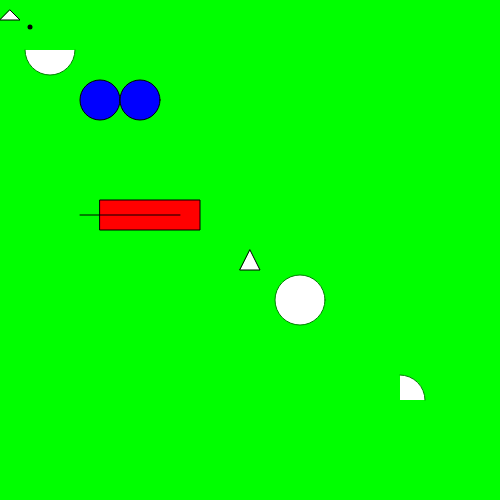
Frame 1 (no input)
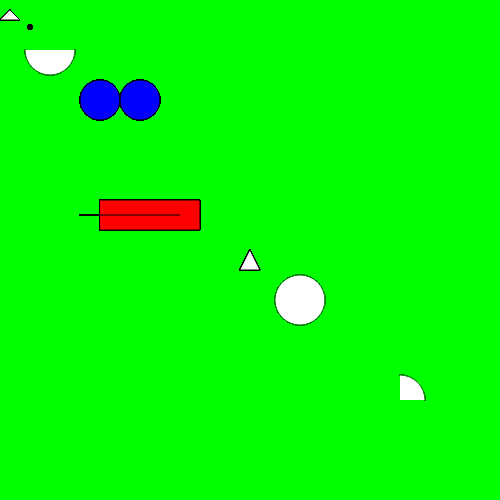
Frame 60 (no input)
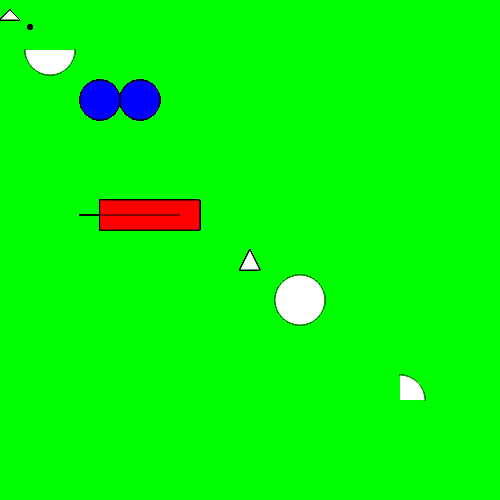
Frame 120 (the mouse pressed at the canvas centre since frame 60)

The p5.js sketch that drew these frames (run headless with seeded random() and noise() and a simulated clock; from frame 60 on, the mouse is pressed at the canvas centre):

// p5.js sketch
// ── sketch.js
var mouthX = 100;
var mouthY = 200;

var eyeSize = 40;


function setup() {
  // put setup code here
  createCanvas(500, 500);
  background(0, 255, 0);
}

function draw() {
  // put drawing code here
  // default fill,stroke,strokeWeight
  fill(255);
  stroke("black");
  strokeWeight(1);


  fill(0,0,255);//rgb
  //left eye
  ellipse(100, 100, eyeSize, eyeSize);
  //right eye
  ellipse(140, 100, eyeSize, eyeSize);

  //mouth
  //  rect(80,200,100,30);// rect starts drawing from top left hand corner
  fill("red");//css color
  rect(mouthX, mouthY, 100, 30);

  fill(255);//grayscale
  //mole
  strokeWeight(5);
  point(30, 27);

  //mouth line
  strokeWeight(1);
  line(80, 215, 180, 215);

  // width/2 center point of width, height/2 center point of height
  //console.log("width " + width);
  //console.log("height " + height);

  triangle(width / 2, height / 2, (width / 2) + 10, (height / 2) + 20, (width / 2) - 10, (height / 2) + 20);
  // point 1 (x,y) = 10,10
  // point 2 (x,y) = 20,20
  // point 3 (x,y) = 0,20
  triangle(10,10,20,20,0,20);

  stroke(0,127,0);
  arc(50, 50, 50, 50, 0, PI); // 0 to 180
  arc(300, 300, 50, 50, 0, TWO_PI); //0-360
  arc(400, 400, 50, 50, PI + HALF_PI, 0);


}
